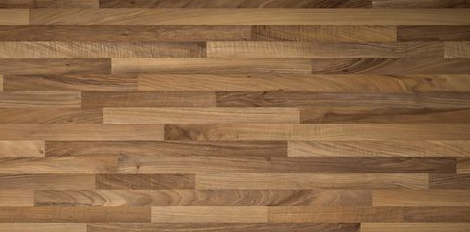
#> input picture images/floor4.png, 470 x 232 px
$ python find-robot-position.py
#> lines starting #> are read from the running program, lines starting #| are printed output that depends on the picture; after the words box and inside, x2 and y2 are one past the last pixel; in counts of white or black regions, pixels touching at a corner belong together
import matplotlib.pyplot as plt
import numpy as np
import cv2 as cv
import sys

flipY = False
flipX = False
folder = "images/"
camera_image = folder + "camera1.png"
floor_image = folder + "floor4.png"
try:
    if len(sys.argv) > 1:
        camera_image = folder + f"camera{int(sys.argv[1])}.png"
    if len(sys.argv) > 2:
        floor_image = folder + f"floor{int(sys.argv[2])}.png"
except e:
    print(e)
    print("CLI arguments: <camera-number> <floor-number>")

debug = True

# Find the ideal canny bounds
base_image = cv.imread(floor_image)
#> base_image is the input picture: shape (232, 470, 3); mean B, G, R 72.4, 106.1, 142.3
grey_image = cv.cvtColor(base_image, cv.COLOR_BGR2GRAY)
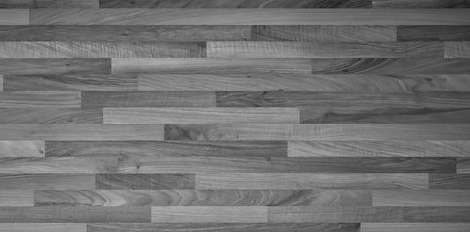
#> grey_image: shape (232, 470); min 26, max 182, mean 113.1
v = np.median(grey_image)
#> v = 114
sigma = 0.33
lower = int(max(0, (1.0 - sigma) * v))
#> lower = 76
upper = int(min(255, (1.0 + sigma) * v))
#> upper = 151


def canny(img, l, u, output, plot=False):
    # Apply canny
#> called with l = 76, u = 151, output = 'images/canny_floor.png', plot = True
    image = cv.Canny(img, l, u)
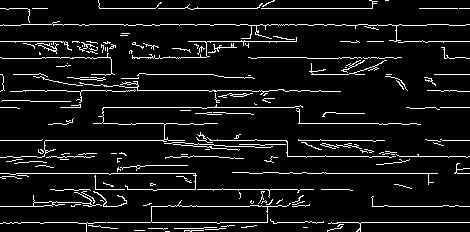
#> image: shape (232, 470); 7.6% white in thin lines or dots
    if plot:
        plt.imshow(image, 'gray')
    if output:
        plt.imsave(fname=output, arr=image, cmap='gray', format='png')
    return image


def find_robot_position(assumed_position):
    """
    Find the most probable position of the robot.
    """

    # Make a canny of part of the floor
    # around the assumed position
    # TODO: Crop image
    # TODO: Rotate image
    img = cv.imread(floor_image, 0)
    if flipX:
        img = cv.flip(img, 1)
    if flipY:
        img = cv.flip(img, 0)
    floor = canny(img, lower, upper, folder + "canny_floor.png", True)

    # Make a canny of the camera shot
    img = cv.imread(camera_image, 0)
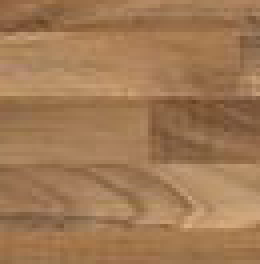
#> input picture images/camera1.png, 65 x 66 px (shown 4 times larger)
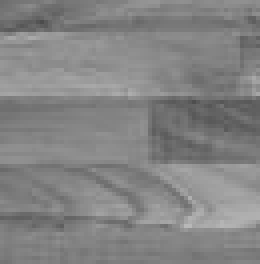
#> img: shape (66, 65) (shown 4 times larger); min 76, max 184, mean 131.4
    if flipX:
        img = cv.flip(img, 1)
    if flipY:
        img = cv.flip(img, 0)
    height, width = img.shape[:2]
#> height = 66; width = 65
    camera = canny(img, lower, upper, folder + "canny_camera.png")
#> call 2 of canny, with l = 76, u = 151, output = 'images/canny_camera.png', plot = False
#> in canny (call 2), `image = cv.Canny(img, l, u)`:
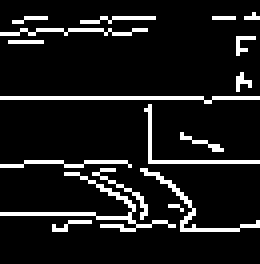
#> image: shape (66, 65) (shown 4 times larger); 10.1% white in thin lines or dots, all inside (x1, y1, x2, y2) = (0, 3, 65, 58)

    if debug:
        print("Canny done")

    # Set general hough transform template
    ght = cv.createGeneralizedHoughBallard()
    ght.setTemplate(camera)
    ght.setVotesThreshold(250)

    # Find the position in the image!
    [positions, votes] = ght.detect(floor)
#> positions = [[90, 182, 1, 0]]; votes = [[632, 0, 0]]
    if positions is None:
        print("Could not find any matches!")
        exit()
    positions = positions[0]

    if debug:
        print("Gotten positions")
        print("Plotting!")
        xs = [int(position[0]) for position in positions[1:]]
#> xs = []
        ys = [int(position[1]) for position in positions[1:]]
#> ys = []
        plt.scatter(x=xs, y=ys, c='r')

        xs = [int(position[0]) for position in positions[:1]]
#> xs = [90]
        ys = [int(position[1]) for position in positions[:1]]
#> ys = [182]
        plt.scatter(x=xs, y=ys, c='g')

        plt.savefig(folder + "result.png")
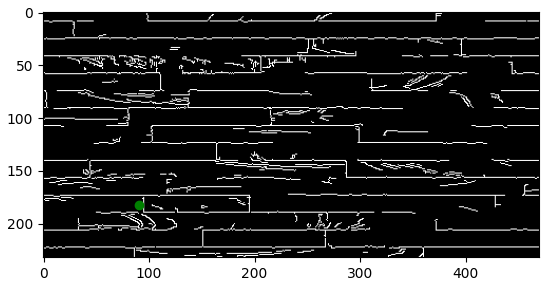
#> figure drawn by matplotlib, 1 panel

    # Calculate the actual position relative to
    # the origin of the floor
    # TODO: Calc position
    return positions[0][:2]


print(find_robot_position([10, 10]))
